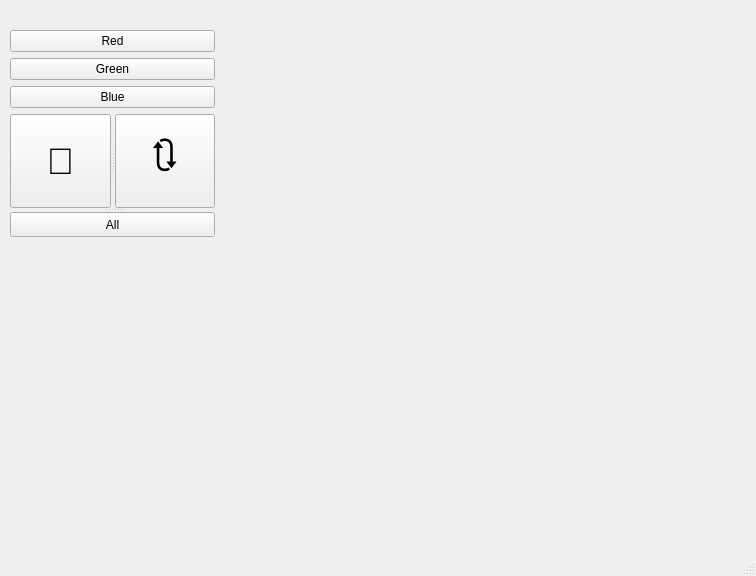
<?xml version="1.0" encoding="UTF-8"?>
<ui version="4.0">
 <class>MainWindow</class>
 <widget class="QMainWindow" name="MainWindow">
  <property name="geometry">
   <rect>
    <x>0</x>
    <y>0</y>
    <width>756</width>
    <height>576</height>
   </rect>
  </property>
  <property name="windowTitle">
   <string>MainWindow</string>
  </property>
  <widget class="QWidget" name="centralwidget">
   <widget class="QLabel" name="pic">
    <property name="geometry">
     <rect>
      <x>230</x>
      <y>30</y>
      <width>131</width>
      <height>71</height>
     </rect>
    </property>
    <property name="text">
     <string/>
    </property>
   </widget>
   <widget class="QSplitter" name="splitter_2">
    <property name="geometry">
     <rect>
      <x>10</x>
      <y>30</y>
      <width>205</width>
      <height>207</height>
     </rect>
    </property>
    <property name="orientation">
     <enum>Qt::Vertical</enum>
    </property>
    <widget class="QWidget" name="layoutWidget">
     <layout class="QGridLayout" name="gridLayout">
      <item row="1" column="0">
       <widget class="QPushButton" name="green">
        <property name="text">
         <string>Green</string>
        </property>
       </widget>
      </item>
      <item row="2" column="0">
       <widget class="QPushButton" name="blue">
        <property name="text">
         <string>Blue</string>
        </property>
       </widget>
      </item>
      <item row="0" column="0">
       <widget class="QPushButton" name="red">
        <property name="text">
         <string>Red</string>
        </property>
       </widget>
      </item>
      <item row="3" column="0">
       <widget class="QSplitter" name="splitter">
        <property name="orientation">
         <enum>Qt::Horizontal</enum>
        </property>
        <widget class="QPushButton" name="left">
         <property name="font">
          <font>
           <pointsize>28</pointsize>
          </font>
         </property>
         <property name="text">
          <string>🔄</string>
         </property>
        </widget>
        <widget class="QPushButton" name="right">
         <property name="font">
          <font>
           <pointsize>28</pointsize>
          </font>
         </property>
         <property name="text">
          <string> 🔃 </string>
         </property>
        </widget>
       </widget>
      </item>
     </layout>
    </widget>
    <widget class="QPushButton" name="all">
     <property name="text">
      <string>All</string>
     </property>
    </widget>
   </widget>
  </widget>
  <widget class="QMenuBar" name="menubar">
   <property name="geometry">
    <rect>
     <x>0</x>
     <y>0</y>
     <width>756</width>
     <height>26</height>
    </rect>
   </property>
  </widget>
  <widget class="QStatusBar" name="statusbar"/>
 </widget>
 <resources/>
 <connections/>
</ui>
